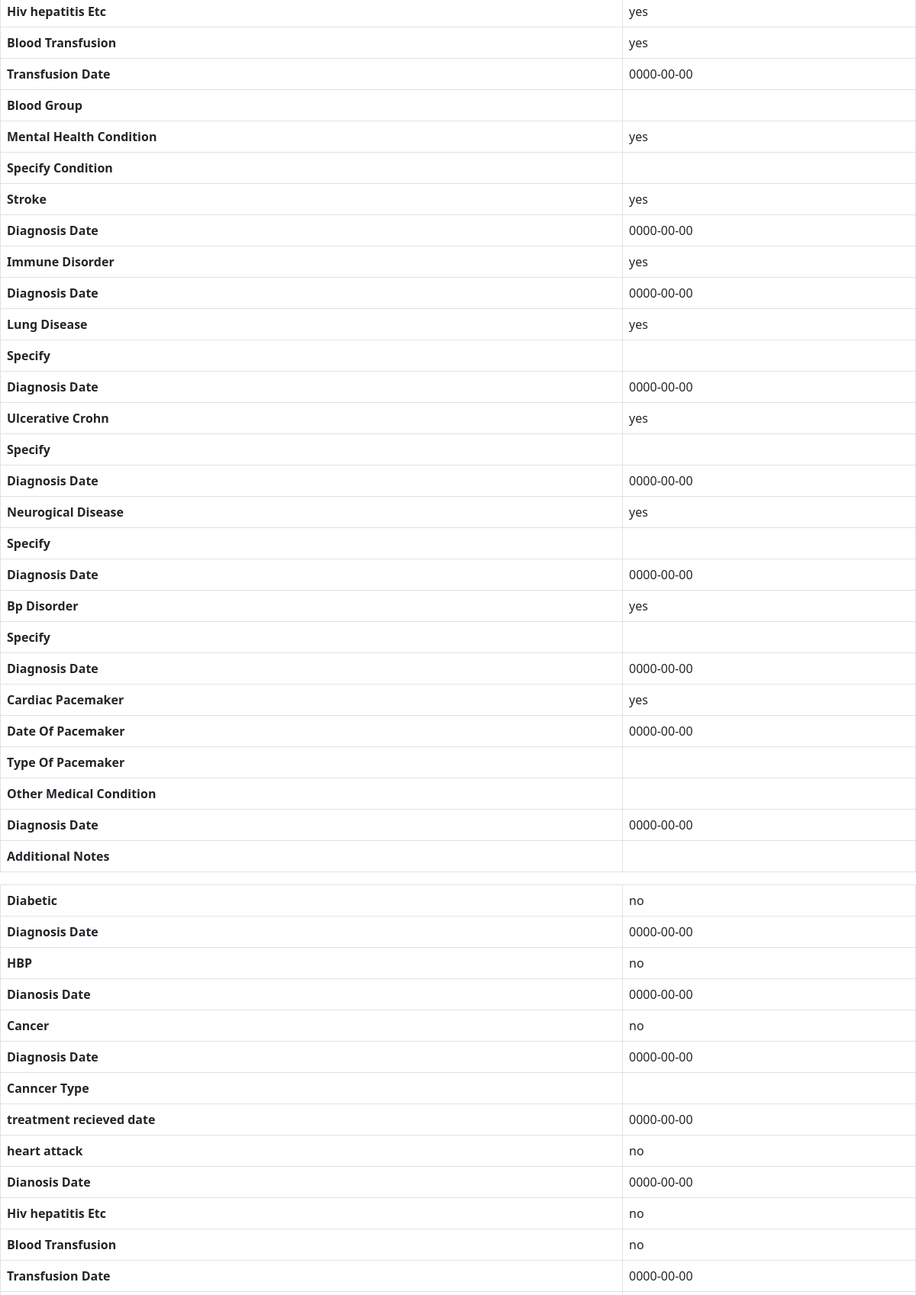
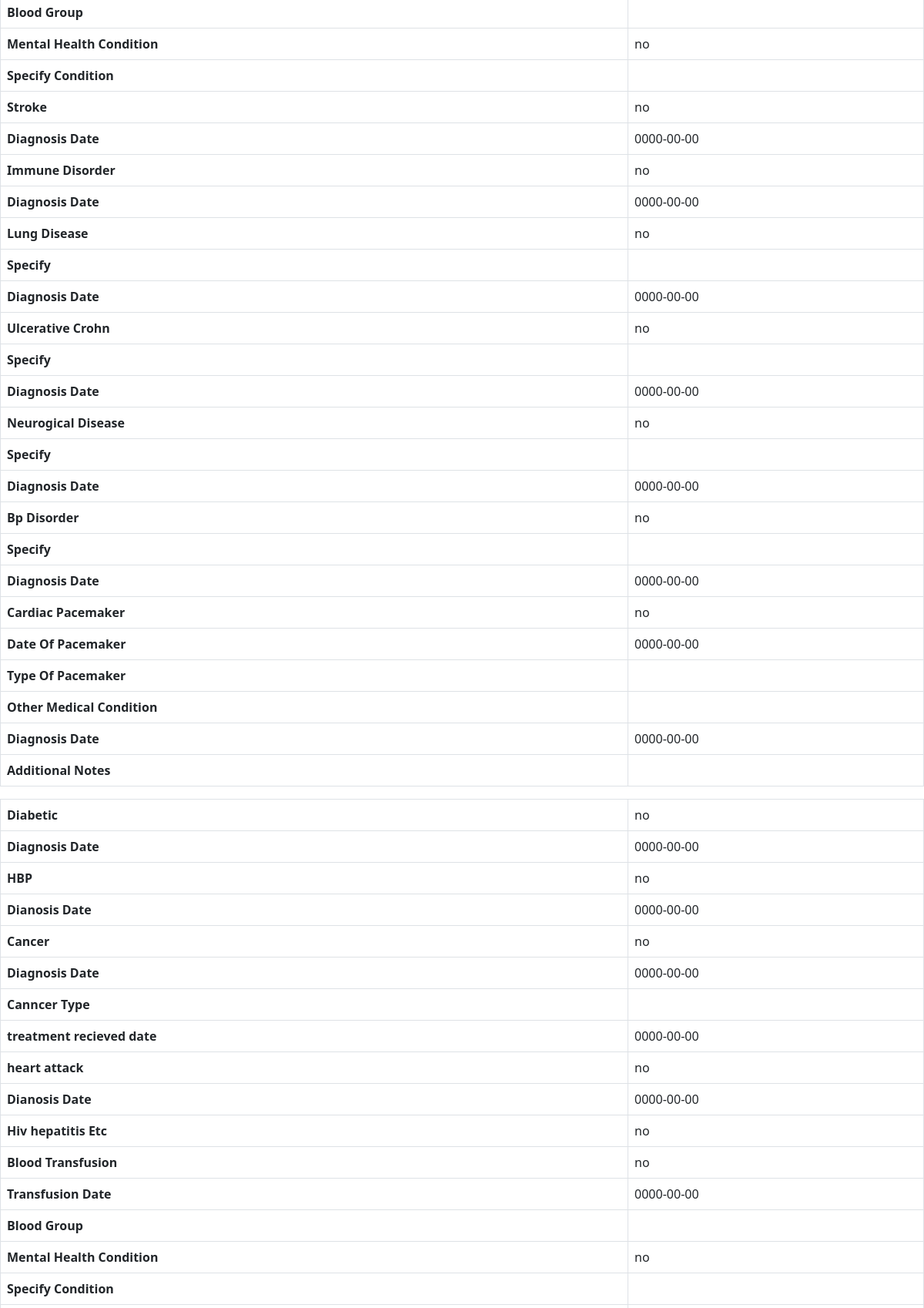
Page /myrecord.php (signed in, upper part) on the committed database (2 pictures, top to bottom).
### tables this page shows
CREATE TABLE `medical_record` (
  `id` int(11) NOT NULL,
  `patient_id` int(11) NOT NULL,
  `diabetic` varchar(100) NOT NULL,
  `diabetic_diagnosis_date` date NOT NULL,
  `high_blood_presuure` varchar(100) NOT NULL,
  `HBP_diagnosis_date` date NOT NULL,
  `cancer` varchar(100) NOT NULL,
  `cancer_diagnosis_date` date NOT NULL,
  `cancer_type` varchar(100) NOT NULL,
  `treat_recieved_date` date NOT NULL,
  `heart_attack` varchar(30) NOT NULL,
  `heart_diagnosis_date` date NOT NULL,
  `HIV_hepatitis_etc` varchar(100) NOT NULL,
  `blood_transfusion` varchar(200) NOT NULL,
  `transfusion_date` date NOT NULL,
  `blood_group` varchar(20) NOT NULL,
  `mental_health_condition` varchar(20) NOT NULL,
  `specify_mental` varchar(200) NOT NULL,
  `stroke` varchar(100) NOT NULL,
  `stroke_diagnosis_date` date NOT NULL,
  `immune_disorder` varchar(100) NOT NULL,
  `immune_diagnosis_date` date NOT NULL,
  `lung_disease` varchar(100) NOT NULL,
  `specify_lung_disease` varchar(100) NOT NULL,
  `lung_disease_diagnosis` date NOT NULL,
  `ulcerative_crohn_etc` varchar(100) NOT NULL,
  `specify_ulcerative_etc` varchar(100) NOT NULL,
  `diagnosis_ulcerative_etc` date NOT NULL,
  `neurogical_disease` varchar(100) NOT NULL,
  `specify_neurogical_disease` varchar(100) NOT NULL,
  `neuragical_diagnosis` date NOT NULL,
  `BP_disorder` varchar(100) NOT NULL,
  `specify_bp_disorder` varchar(100) NOT NULL,
  `bp_diagnosis_date` date NOT NULL,
  `cardiac_pacemaker` varchar(100) NOT NULL,
  `date_of_pacemaker` date NOT NULL,
  `type_pacemaker` varchar(100) NOT NULL,
  `other_med_con` varchar(100) NOT NULL,
  `diagnosis_date_other` date NOT NULL,
  `additional_note` varchar(200) NOT NULL,
  `status` varchar(10) NOT NULL DEFAULT 'unverified',
  `New` text NOT NULL
);

### myrecord.php (the view, shortened to what this page needs)
<?php
include "db_connection/connection.php";
$patient_id=$_SESSION['USER']->id;
?>
<!DOCTYPE html>
<html lang="en">
<head>
    <link rel="stylesheet" href="https://cdn.jsdelivr.net/npm/bootstrap@5.2.0-beta1/dist/css/bootstrap.min.css">
</head>
<body>
      <div class="newmed_table">
<?php
$categories=mysqli_query($conn,"SELECT * FROM medical_record  WHERE patient_id='$patient_id'");
if(mysqli_num_rows($categories) > 0){
while($row=mysqli_fetch_array($categories)){
?>
<table class="table table-bordered oldtab" width="100%" cellspacing="0">
<tr> <th> Diabetic </th><td><?php  echo $row['diabetic']; ?></td></tr>
<tr >
<th>Diagnosis Date</th><td><?php  echo $row['diabetic_diagnosis_date']; ?></td>
</tr>
<tr>  <th>HBP</th><td><?php  echo $row['high_blood_presuure']; ?></td></tr>
<tr>
<th>Dianosis Date</th>
<td><?php  echo $row['HBP_diagnosis_date']; ?></td></tr>
<tr>
<th>Cancer</th>
<td><?php  echo $row['cancer']; ?></td></tr>
<tr>
<th>Diagnosis Date</th>
<td><?php  echo $row['cancer_diagnosis_date']; ?></td></tr>
<tr>
<th>Canncer Type</th>
<td><?php  echo $row['cancer_type']; ?></td></tr>
<tr>
<th>treatment recieved date</th>
<td><?php  echo $row['treat_recieved_date']; ?></td></tr>
<tr>
<th>heart attack</th>
<td><?php  echo $row['heart_attack']; ?></td></tr>
<tr>
<th>Dianosis Date</th>
<td><?php  echo $row['heart_diagnosis_date']; ?></td></tr>
<tr>
<th>Hiv hepatitis Etc</th>
<td><?php  echo $row['HIV_hepatitis_etc']; ?></td></tr>
<tr>
<th>Blood Transfusion</th>
<td><?php  echo $row['blood_transfusion']; ?></td></tr>
<tr>
<th>Transfusion Date </th>
<td><?php  echo $row['transfusion_date']; ?></td></tr>
<tr>
<th>Blood Group</th>
<td><?php  echo $row['blood_group']; ?></td></tr>
<tr>
<th>Mental Health Condition</th>
<td><?php  echo $row['mental_health_condition']; ?></td></tr>
<tr>
<th>Specify Condition</th>
<td><?php  echo $row['specify_mental']; ?></td></tr>
<tr>
<th>Stroke</th>
<td><?php  echo $row['stroke']; ?></td></tr>
<tr>
<th>Diagnosis Date</th>
<td><?php  echo $row['stroke_diagnosis_date']; ?></td></tr>
<tr>
<th>Immune Disorder</th>
<td><?php  echo $row['immune_disorder']; ?></td></tr>
<tr>
<th>Diagnosis Date</th><td><?php  echo $row['immune_diagnosis_date']; ?></td></tr>
<tr>
<th>Lung Disease</th>
<td><?php  echo $row['lung_disease']; ?></td></tr>
<tr>
<th>Specify</th>
<td><?php  echo $row['specify_lung_disease']; ?></td></tr>
<tr>
<th>Diagnosis Date</th>
<td><?php  echo $row['lung_disease_diagnosis']; ?></td></tr>
<tr>
<th>Ulcerative Crohn</th>
<td><?php  echo $row['ulcerative_crohn_etc']; ?></td></tr>
<tr>
<th>Specify</th>
<td><?php  echo $row['specify_ulcerative_etc']; ?></td></tr>
<tr>
<th>Diagnosis Date</th>
<td><?php  echo $row['diagnosis_ulcerative_etc']; ?></td></tr>
<tr>
<th>Neurogical Disease</th>
<td>
<?php  echo $row['neurogical_disease']; ?></td></tr>
<tr>
<th>Specify</th>
<td><?php  echo $row['specify_neurogical_disease']; ?></td></tr>
<tr>
<th>Diagnosis Date</th>
<td><?php  echo $row['neuragical_diagnosis']; ?></td></tr>
<tr>
<th>Bp Disorder</th>
<td><?php  echo $row['BP_disorder']; ?></td></tr>
<tr>
<th>Specify</th>
<td><?php  echo $row['specify_bp_disorder']; ?></td></tr>
<tr>
<th>Diagnosis Date</th>
<td><?php  echo $row['bp_diagnosis_date']; ?></td></tr>
<tr>
<th>Cardiac Pacemaker</th>
<td><?php  echo $row['cardiac_pacemaker']; ?></td></tr>
<tr>
<th>Date Of Pacemaker</th>
<td><?php  echo $row['date_of_pacemaker']; ?></td></tr>
<tr>
<th>Type Of Pacemaker</th>
<td><?php  echo $row['type_pacemaker']; ?></td></tr>
<tr>
<th>Other Medical Condition</th>
<td><?php  echo $row['other_med_con']; ?></td></tr>
<tr>
<th>Diagnosis Date</th>
<td><?php  echo $row['diagnosis_date_other']; ?></td></tr>
<tr>
<th>Additional Notes</th>
<td><?php  echo $row['additional_note']; ?></td></tr>
</table>
<?php
}
}
?>
</div>
</body>
</html>

### myrecord.php (style rules this page uses)
* { margin:0; padding:0; }
.newmed_table { margin-top:-28rem; }

### rows in the picture
medical_record: HIV_hepatitis_etc "yes", blood_transfusion "yes", transfusion_date "0000-00-00", mental_health_condition "yes", stroke "yes", stroke_diagnosis_date "0000-00-00", immune_disorder "yes", immune_diagnosis_date "0000-00-00", lung_disease "yes", lung_disease_diagnosis "0000-00-00", ulcerative_crohn_etc "yes", diagnosis_ulcerative_etc "0000-00-00", neurogical_disease "yes", neuragical_diagnosis "0000-00-00", BP_disorder "yes", bp_diagnosis_date "0000-00-00", cardiac_pacemaker "yes", date_of_pacemaker "0000-00-00", diagnosis_date_other "0000-00-00"
medical_record: diabetic "no", diabetic_diagnosis_date "0000-00-00", high_blood_presuure "no", HBP_diagnosis_date "0000-00-00", cancer "no", cancer_diagnosis_date "0000-00-00", treat_recieved_date "0000-00-00", heart_attack "no", heart_diagnosis_date "0000-00-00", HIV_hepatitis_etc "no", blood_transfusion "no", transfusion_date "0000-00-00", mental_health_condition "no", stroke "no", stroke_diagnosis_date "0000-00-00", immune_disorder "no", immune_diagnosis_date "0000-00-00", lung_disease "no", lung_disease_diagnosis "0000-00-00", ulcerative_crohn_etc "no", diagnosis_ulcerative_etc "0000-00-00", neurogical_disease "no", neuragical_diagnosis "0000-00-00", BP_disorder "no", bp_diagnosis_date "0000-00-00", cardiac_pacemaker "no", date_of_pacemaker "0000-00-00", diagnosis_date_other "0000-00-00"
medical_record: diabetic "no", diabetic_diagnosis_date "0000-00-00", high_blood_presuure "no", HBP_diagnosis_date "0000-00-00", cancer "no", cancer_diagnosis_date "0000-00-00", treat_recieved_date "0000-00-00", heart_attack "no", heart_diagnosis_date "0000-00-00", HIV_hepatitis_etc "no", blood_transfusion "no", transfusion_date "0000-00-00", mental_health_condition "no"
